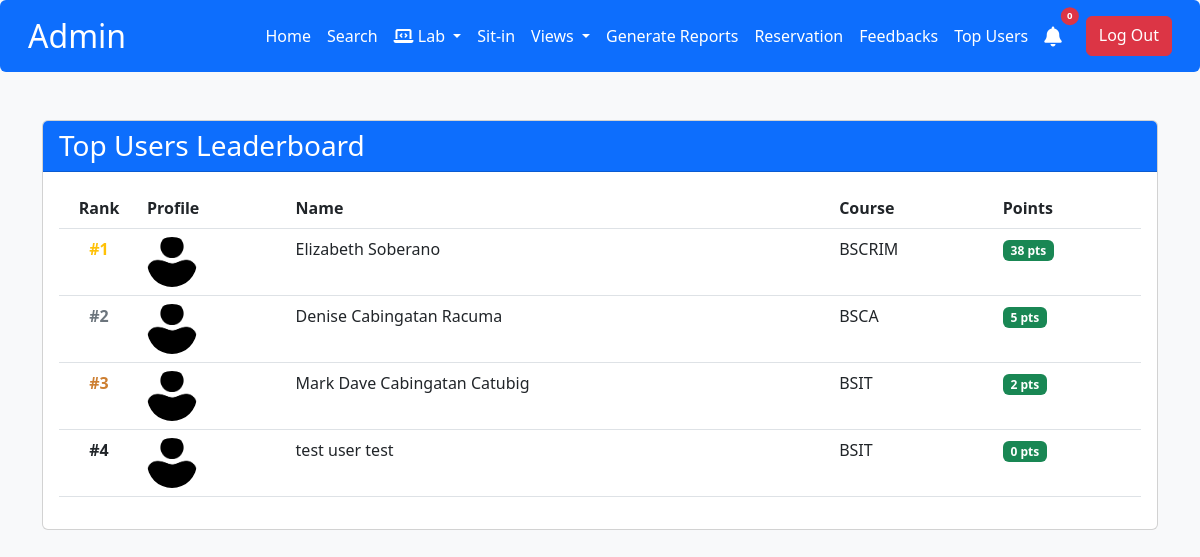
/admin/top_users.php, run on the app's committed database.
### tables this page shows
CREATE TABLE `user` (
  `id` int(11) NOT NULL,
  `lname` varchar(50) DEFAULT NULL,
  `fname` varchar(50) DEFAULT NULL,
  `MName` varchar(50) DEFAULT NULL,
  `Course` varchar(50) DEFAULT NULL,
  `Level` varchar(10) DEFAULT NULL,
  `username` varchar(50) DEFAULT NULL,
  `password` varchar(255) NOT NULL,
  `image` varchar(255) DEFAULT NULL,
  `email` varchar(100) NOT NULL,
  `address` varchar(255) DEFAULT NULL,
  `role` enum('admin','user') NOT NULL DEFAULT 'user',
  `remaining_session` int(11) NOT NULL DEFAULT 30,
  `points` int(11) DEFAULT 0
);

### admin/top_users.php (the view, shortened to what this page needs)
<?php
$conn = openConnection();
$query = "SELECT id, fname, MName, lname, Course, points, image
          FROM user
          WHERE role = 'user'
          ORDER BY points DESC
          LIMIT 10";
$result = $conn->query($query);
?>
<!DOCTYPE html>
<html>
<head>
    <link rel="stylesheet" href="https://cdn.jsdelivr.net/npm/bootstrap@5.3.0/dist/css/bootstrap.min.css">
</head>
<body class="bg-light">
    <?php include 'admin_navbar.php'; ?>
    <div class="container mt-5">
        <div class="card">
            <div class="card-header bg-primary text-white">
                <h3 class="mb-0">Top Users Leaderboard</h3>
            </div>
            <div class="card-body">
                <div class="table-responsive">
                    <table class="table table-hover">
                        <thead>
                            <tr>
                                <th class="rank-column">Rank</th>
                                <th>Profile</th>
                                <th>Name</th>
                                <th>Course</th>
                                <th>Points</th>
                            </tr>
                        </thead>
                        <tbody>
                            <?php
                            $rank = 1;
                            while($user = $result->fetch_assoc()):
                                $fullName = $user['fname'] . ' ' . $user['MName'] . ' ' . $user['lname'];
                                $image = 'PERSON.png';
                            ?>
                            <tr>
                                <td class="rank-column">
                                    <?php
                                    $rankClass = '';
                                    if($rank == 1) $rankClass = 'text-warning';
                                    elseif($rank == 2) $rankClass = 'text-secondary';
                                    elseif($rank == 3) $rankClass = 'text-bronze';
                                    ?>
                                    <span class="<?php echo $rankClass; ?>">#<?php echo $rank++; ?></span>
                                </td>
                                <td>
                                    <img src="../assets/<?php echo $image; ?>"
                                         alt="Profile"
                                         class="user-image">
                                </td>
                                <td><?php echo htmlspecialchars($fullName); ?></td>
                                <td><?php echo htmlspecialchars($user['Course']); ?></td>
                                <td>
                                    <span class="badge bg-success points-badge">
                                        <?php echo number_format($user['points']); ?> pts
                                    </span>
                                </td>
                            </tr>
                            <?php endwhile; ?>
                        </tbody>
                    </table>
                </div>
            </div>
        </div>
    </div>
</body>
</html>

### admin/top_users.php (style rules this page uses)
.user-image { width: 50px; height: 50px; border-radius: 50%; object-fit: cover; }
.points-badge { font-size: 1.1em; padding: 8px 15px; }
.rank-column { width: 80px; text-align: center; font-weight: bold; }
.text-bronze { color: #cd7f32; }

### admin/admin_navbar.php (style rules this page uses)
body { margin: 0; padding: 0; min-height: 100vh; }

### data on the page
user: fullName "Elizabeth Soberano", Course "BSCRIM", points "38"
user: fullName "Denise Cabingatan Racuma", Course "BSCA", points "5"
user: fullName "Mark Dave Cabingatan Catubig", Course "BSIT", points "2"
user: fullName "test user test", Course "BSIT", points "0"
